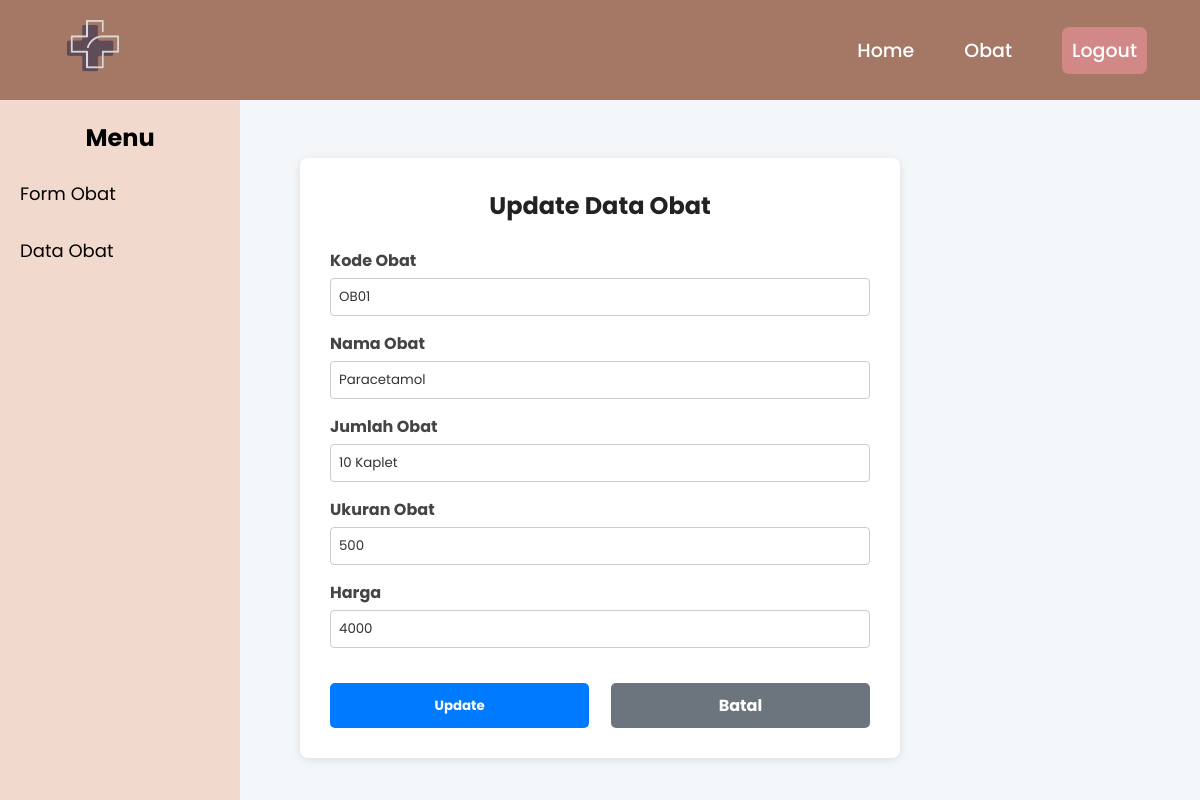
Screenshot of /Apoteker/o_update.php?kd_obat=OB01 with the database file from the repository.
### tables this page shows
CREATE TABLE `obat` (
  `kd_obat` varchar(11) NOT NULL,
  `nm_obat` varchar(50) NOT NULL,
  `jml_obat` varchar(20) NOT NULL,
  `ukuran` int(20) NOT NULL,
  `harga` int(10) NOT NULL
);

### Apoteker/o_update.php (the view, shortened to what this page needs)
<?php
include('../koneksi.php');
include("a_header.php");
include("o_sidebar.php");
$kd_obat = $_GET['kd_obat'] ?? null;
$sql = "SELECT * FROM obat WHERE kd_obat = '$kd_obat'";
$hasil = $koneksi->query($sql);
$data = $hasil->fetch_assoc();
?>
<!DOCTYPE html>
<html lang="id">
<head>
</head>
<body>
<div class="content-wrapper">
    <main class="main-content">
        <div class="header">
            <h2>Update Data Obat</h2>
        </div>
        <form class="form-update" method="POST" action="o_update_proses.php">
            <div class="form-group">
                <label>Kode Obat</label>
                <input type="text" name="kd_obat" value="<?= $data['kd_obat'] ?>" required>
            </div>
            <div class="form-group">
                <label>Nama Obat</label>
                <input type="text" name="nm_obat" value="<?= $data['nm_obat'] ?>" required>
            </div>
            <div class="form-group">
                <label>Jumlah Obat</label>
                <input type="text" name="jml_obat" value="<?= $data['jml_obat'] ?>" required>
            </div>
            <div class="form-group">
                <label>Ukuran Obat</label>
                <input type="text" name="ukuran" value="<?= $data['ukuran'] ?>" required>
            </div>
            <div class="form-group">
                <label>Harga</label>
                <input type="text" name="harga"  value="<?= $data['harga'] ?>" required>
            </div>
            <div class="form-actions">
                <button type="submit" class="btn-simpan">Update</button>
                <a href="obat_data.php" class="btn-batal">Batal</a>
            </div>
        </form>
    </main>
</div>
</body>
</html>

### Apoteker/a_header.php (style rules this page uses)
* { margin: 0; padding: 0; box-sizing: border-box; font-family: 'Poppins', sans-serif; }

### Apoteker/o_update.php (style rules this page uses)
body { font-family: Arial, sans-serif; background-color: #f4f7fa; }
.content-wrapper { display: flex; justify-content: center; padding-top: 140px; }
.main-content { background-color: #fff; padding: 30px; border-radius: 8px; width: 600px; box-shadow: 0 2px 10px rgba(0, 0, 0, 0.1); }
.header h2 { text-align: center; margin-bottom: 25px; color: #222; }
.form-update { display: flex; flex-direction: column; gap: 15px; }
.form-group { display: flex; flex-direction: column; }
.form-group label { font-weight: bold; margin-bottom: 5px; color: #444; }
.form-group input, .form-group select { padding: 8px; border: 1px solid #ccc; border-radius: 4px; color: #333; }
.form-actions { display: flex; justify-content: space-between; margin-top: 20px; }
.form-actions button, .form-actions a { width: 48%; padding: 10px; text-align: center; text-decoration: none; border-radius: 5px; font-weight: bold; color: white; border: none; }
.btn-simpan { background-color: #007bff; }
.btn-batal { background-color: #6c757d; }

### rows the page displays
obat: kd_obat "OB01", nm_obat "Paracetamol", jml_obat "10 Kaplet", ukuran "500", harga "4000"
